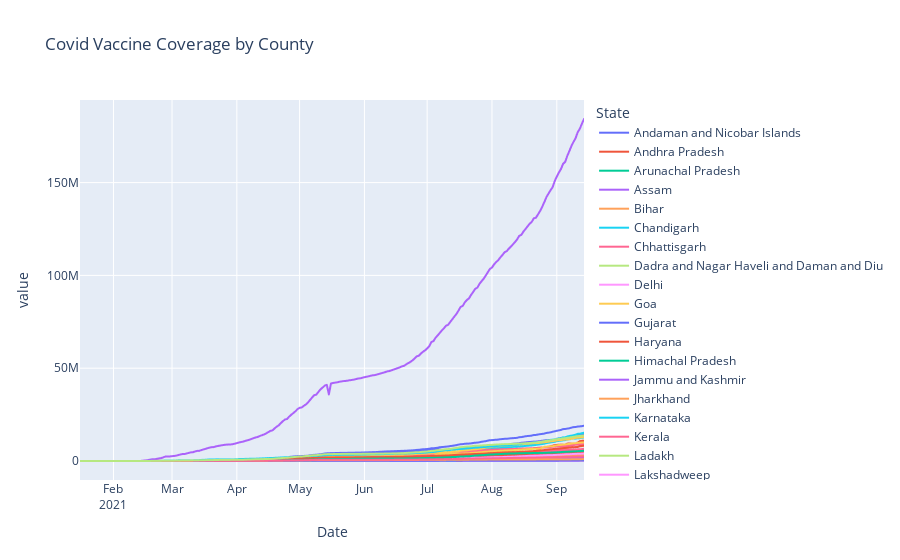

Notebook code for this chart:
### Code cell
fig = px.line(vaccine_state, x='Date', y=vaccine_state.columns,
              hover_data={'Date': "|%B %d, %Y, %a"},
              title='Covid Vaccine Coverage by County')
fig.update_xaxes(
    dtick="M1",
    tickformat="%b\n%Y")
fig.show()

### Figure 1 — Plotly figure (JSON) as saved in the notebook; plotly's stock layout.template omitted (floating-point values rounded to 4 significant figures; data arrays with more than 128 entries replaced by an {"elided": "..."} marker saying what was removed)
{"data": [{"hovertemplate": "State=Andaman and Nicobar Islands<br>Date=%{x|%B %d, %Y, %a}<br>value=%{y}<extra></extra>", "legendgroup": "Andaman and Nicobar Islands", "line": {"color": "#636efa", "dash": "solid"}, "marker": {"symbol": "circle"}, "mode": "lines", "name": "Andaman and Nicobar Islands", "showlegend": true, "type": "scattergl", "x": {"elided": "240 str values"}, "xaxis": "x", "y": {"elided": "240 int values"}, "yaxis": "y"}, {"hovertemplate": "State=Andhra Pradesh<br>Date=%{x|%B %d, %Y, %a}<br>value=%{y}<extra></extra>", "legendgroup": "Andhra Pradesh", "line": {"color": "#EF553B", "dash": "solid"}, "marker": {"symbol": "circle"}, "mode": "lines", "name": "Andhra Pradesh", "showlegend": true, "type": "scattergl", "x": {"elided": "240 str values"}, "xaxis": "x", "y": {"elided": "240 int values"}, "yaxis": "y"}, {"hovertemplate": "State=Arunachal Pradesh<br>Date=%{x|%B %d, %Y, %a}<br>value=%{y}<extra></extra>", "legendgroup": "Arunachal Pradesh", "line": {"color": "#00cc96", "dash": "solid"}, "marker": {"symbol": "circle"}, "mode": "lines", "name": "Arunachal Pradesh", "showlegend": true, "type": "scattergl", "x": {"elided": "240 str values"}, "xaxis": "x", "y": {"elided": "240 int values"}, "yaxis": "y"}, {"hovertemplate": "State=Assam<br>Date=%{x|%B %d, %Y, %a}<br>value=%{y}<extra></extra>", "legendgroup": "Assam", "line": {"color": "#ab63fa", "dash": "solid"}, "marker": {"symbol": "circle"}, "mode": "lines", "name": "Assam", "showlegend": true, "type": "scattergl", "x": {"elided": "240 str values"}, "xaxis": "x", "y": {"elided": "240 int values"}, "yaxis": "y"}, {"hovertemplate": "State=Bihar<br>Date=%{x|%B %d, %Y, %a}<br>value=%{y}<extra></extra>", "legendgroup": "Bihar", "line": {"color": "#FFA15A", "dash": "solid"}, "marker": {"symbol": "circle"}, "mode": "lines", "name": "Bihar", "showlegend": true, "type": "scattergl", "x": {"elided": "240 str values"}, "xaxis": "x", "y": {"elided": "240 int values"}, "yaxis": "y"}, {"hovertemplate": "State=Chandigarh<br>Date=%{x|%B %d, %Y, %a}<br>value=%{y}<extra></extra>", "legendgroup": "Chandigarh", "line": {"color": "#19d3f3", "dash": "solid"}, "marker": {"symbol": "circle"}, "mode": "lines", "name": "Chandigarh", "showlegend": true, "type": "scattergl", "x": {"elided": "240 str values"}, "xaxis": "x", "y": {"elided": "240 int values"}, "yaxis": "y"}, {"hovertemplate": "State=Chhattisgarh<br>Date=%{x|%B %d, %Y, %a}<br>value=%{y}<extra></extra>", "legendgroup": "Chhattisgarh", "line": {"color": "#FF6692", "dash": "solid"}, "marker": {"symbol": "circle"}, "mode": "lines", "name": "Chhattisgarh", "showlegend": true, "type": "scattergl", "x": {"elided": "240 str values"}, "xaxis": "x", "y": {"elided": "240 int values"}, "yaxis": "y"}, {"hovertemplate": "State=Dadra and Nagar Haveli and Daman and Diu<br>Date=%{x|%B %d, %Y, %a}<br>value=%{y}<extra></extra>", "legendgroup": "Dadra and Nagar Haveli and Daman and Diu", "line": {"color": "#B6E880", "dash": "solid"}, "marker": {"symbol": "circle"}, "mode": "lines", "name": "Dadra and Nagar Haveli and Daman and Diu", "showlegend": true, "type": "scattergl", "x": {"elided": "240 str values"}, "xaxis": "x", "y": {"elided": "240 int values"}, "yaxis": "y"}, {"hovertemplate": "State=Delhi<br>Date=%{x|%B %d, %Y, %a}<br>value=%{y}<extra></extra>", "legendgroup": "Delhi", "line": {"color": "#FF97FF", "dash": "solid"}, "marker": {"symbol": "circle"}, "mode": "lines", "name": "Delhi", "showlegend": true, "type": "scattergl", "x": {"elided": "240 str values"}, "xaxis": "x", "y": {"elided": "240 int values"}, "yaxis": "y"}, {"hovertemplate": "State=Goa<br>Date=%{x|%B %d, %Y, %a}<br>value=%{y}<extra></extra>", "legendgroup": "Goa", "line": {"color": "#FECB52", "dash": "solid"}, "marker": {"symbol": "circle"}, "mode": "lines", "name": "Goa", "showlegend": true, "type": "scattergl", "x": {"elided": "240 str values"}, "xaxis": "x", "y": {"elided": "240 int values"}, "yaxis": "y"}, {"hovertemplate": "State=Gujarat<br>Date=%{x|%B %d, %Y, %a}<br>value=%{y}<extra></extra>", "legendgroup": "Gujarat", "line": {"color": "#636efa", "dash": "solid"}, "marker": {"symbol": "circle"}, "mode": "lines", "name": "Gujarat", "showlegend": true, "type": "scattergl", "x": {"elided": "240 str values"}, "xaxis": "x", "y": {"elided": "240 int values"}, "yaxis": "y"}, {"hovertemplate": "State=Haryana<br>Date=%{x|%B %d, %Y, %a}<br>value=%{y}<extra></extra>", "legendgroup": "Haryana", "line": {"color": "#EF553B", "dash": "solid"}, "marker": {"symbol": "circle"}, "mode": "lines", "name": "Haryana", "showlegend": true, "type": "scattergl", "x": {"elided": "240 str values"}, "xaxis": "x", "y": {"elided": "240 int values"}, "yaxis": "y"}, {"hovertemplate": "State=Himachal Pradesh<br>Date=%{x|%B %d, %Y, %a}<br>value=%{y}<extra></extra>", "legendgroup": "Himachal Pradesh", "line": {"color": "#00cc96", "dash": "solid"}, "marker": {"symbol": "circle"}, "mode": "lines", "name": "Himachal Pradesh", "showlegend": true, "type": "scattergl", "x": {"elided": "240 str values"}, "xaxis": "x", "y": {"elided": "240 int values"}, "yaxis": "y"}, {"hovertemplate": "State=Jammu and Kashmir<br>Date=%{x|%B %d, %Y, %a}<br>value=%{y}<extra></extra>", "legendgroup": "Jammu and Kashmir", "line": {"color": "#ab63fa", "dash": "solid"}, "marker": {"symbol": "circle"}, "mode": "lines", "name": "Jammu and Kashmir", "showlegend": true, "type": "scattergl", "x": {"elided": "240 str values"}, "xaxis": "x", "y": {"elided": "240 int values"}, "yaxis": "y"}, {"hovertemplate": "State=Jharkhand<br>Date=%{x|%B %d, %Y, %a}<br>value=%{y}<extra></extra>", "legendgroup": "Jharkhand", "line": {"color": "#FFA15A", "dash": "solid"}, "marker": {"symbol": "circle"}, "mode": "lines", "name": "Jharkhand", "showlegend": true, "type": "scattergl", "x": {"elided": "240 str values"}, "xaxis": "x", "y": {"elided": "240 int values"}, "yaxis": "y"}, {"hovertemplate": "State=Karnataka<br>Date=%{x|%B %d, %Y, %a}<br>value=%{y}<extra></extra>", "legendgroup": "Karnataka", "line": {"color": "#19d3f3", "dash": "solid"}, "marker": {"symbol": "circle"}, "mode": "lines", "name": "Karnataka", "showlegend": true, "type": "scattergl", "x": {"elided": "240 str values"}, "xaxis": "x", "y": {"elided": "240 int values"}, "yaxis": "y"}, {"hovertemplate": "State=Kerala<br>Date=%{x|%B %d, %Y, %a}<br>value=%{y}<extra></extra>", "legendgroup": "Kerala", "line": {"color": "#FF6692", "dash": "solid"}, "marker": {"symbol": "circle"}, "mode": "lines", "name": "Kerala", "showlegend": true, "type": "scattergl", "x": {"elided": "240 str values"}, "xaxis": "x", "y": {"elided": "240 int values"}, "yaxis": "y"}, {"hovertemplate": "State=Ladakh<br>Date=%{x|%B %d, %Y, %a}<br>value=%{y}<extra></extra>", "legendgroup": "Ladakh", "line": {"color": "#B6E880", "dash": "solid"}, "marker": {"symbol": "circle"}, "mode": "lines", "name": "Ladakh", "showlegend": true, "type": "scattergl", "x": {"elided": "240 str values"}, "xaxis": "x", "y": {"elided": "240 int values"}, "yaxis": "y"}, {"hovertemplate": "State=Lakshadweep<br>Date=%{x|%B %d, %Y, %a}<br>value=%{y}<extra></extra>", "legendgroup": "Lakshadweep", "line": {"color": "#FF97FF", "dash": "solid"}, "marker": {"symbol": "circle"}, "mode": "lines", "name": "Lakshadweep", "showlegend": true, "type": "scattergl", "x": {"elided": "240 str values"}, "xaxis": "x", "y": {"elided": "240 int values"}, "yaxis": "y"}, {"hovertemplate": "State=Madhya Pradesh<br>Date=%{x|%B %d, %Y, %a}<br>value=%{y}<extra></extra>", "legendgroup": "Madhya Pradesh", "line": {"color": "#FECB52", "dash": "solid"}, "marker": {"symbol": "circle"}, "mode": "lines", "name": "Madhya Pradesh", "showlegend": true, "type": "scattergl", "x": {"elided": "240 str values"}, "xaxis": "x", "y": {"elided": "240 int values"}, "yaxis": "y"}, {"hovertemplate": "State=Maharashtra<br>Date=%{x|%B %d, %Y, %a}<br>value=%{y}<extra></extra>", "legendgroup": "Maharashtra", "line": {"color": "#636efa", "dash": "solid"}, "marker": {"symbol": "circle"}, "mode": "lines", "name": "Maharashtra", "showlegend": true, "type": "scattergl", "x": {"elided": "240 str values"}, "xaxis": "x", "y": {"elided": "240 int values"}, "yaxis": "y"}, {"hovertemplate": "State=Manipur<br>Date=%{x|%B %d, %Y, %a}<br>value=%{y}<extra></extra>", "legendgroup": "Manipur", "line": {"color": "#EF553B", "dash": "solid"}, "marker": {"symbol": "circle"}, "mode": "lines", "name": "Manipur", "showlegend": true, "type": "scattergl", "x": {"elided": "240 str values"}, "xaxis": "x", "y": {"elided": "240 int values"}, "yaxis": "y"}, {"hovertemplate": "State=Meghalaya<br>Date=%{x|%B %d, %Y, %a}<br>value=%{y}<extra></extra>", "legendgroup": "Meghalaya", "line": {"color": "#00cc96", "dash": "solid"}, "marker": {"symbol": "circle"}, "mode": "lines", "name": "Meghalaya", "showlegend": true, "type": "scattergl", "x": {"elided": "240 str values"}, "xaxis": "x", "y": {"elided": "240 int values"}, "yaxis": "y"}, {"hovertemplate": "State=Miscellaneous<br>Date=%{x|%B %d, %Y, %a}<br>value=%{y}<extra></extra>", "legendgroup": "Miscellaneous", "line": {"color": "#ab63fa", "dash": "solid"}, "marker": {"symbol": "circle"}, "mode": "lines", "name": "Miscellaneous", "showlegend": true, "type": "scattergl", "x": {"elided": "240 str values"}, "xaxis": "x", "y": {"elided": "240 int values"}, "yaxis": "y"}, {"hovertemplate": "State=Mizoram<br>Date=%{x|%B %d, %Y, %a}<br>value=%{y}<extra></extra>", "legendgroup": "Mizoram", "line": {"color": "#FFA15A", "dash": "solid"}, "marker": {"symbol": "circle"}, "mode": "lines", "name": "Mizoram", "showlegend": true, "type": "scattergl", "x": {"elided": "240 str values"}, "xaxis": "x", "y": {"elided": "240 int values"}, "yaxis": "y"}, {"hovertemplate": "State=Nagaland<br>Date=%{x|%B %d, %Y, %a}<br>value=%{y}<extra></extra>", "legendgroup": "Nagaland", "line": {"color": "#19d3f3", "dash": "solid"}, "marker": {"symbol": "circle"}, "mode": "lines", "name": "Nagaland", "showlegend": true, "type": "scattergl", "x": {"elided": "240 str values"}, "xaxis": "x", "y": {"elided": "240 int values"}, "yaxis": "y"}, {"hovertemplate": "State=Odisha<br>Date=%{x|%B %d, %Y, %a}<br>value=%{y}<extra></extra>", "legendgroup": "Odisha", "line": {"color": "#FF6692", "dash": "solid"}, "marker": {"symbol": "circle"}, "mode": "lines", "name": "Odisha", "showlegend": true, "type": "scattergl", "x": {"elided": "240 str values"}, "xaxis": "x", "y": {"elided": "240 int values"}, "yaxis": "y"}, {"hovertemplate": "State=Puducherry<br>Date=%{x|%B %d, %Y, %a}<br>value=%{y}<extra></extra>", "legendgroup": "Puducherry", "line": {"color": "#B6E880", "dash": "solid"}, "marker": {"symbol": "circle"}, "mode": "lines", "name": "Puducherry", "showlegend": true, "type": "scattergl", "x": {"elided": "240 str values"}, "xaxis": "x", "y": {"elided": "240 int values"}, "yaxis": "y"}, {"hovertemplate": "State=Punjab<br>Date=%{x|%B %d, %Y, %a}<br>value=%{y}<extra></extra>", "legendgroup": "Punjab", "line": {"color": "#FF97FF", "dash": "solid"}, "marker": {"symbol": "circle"}, "mode": "lines", "name": "Punjab", "showlegend": true, "type": "scattergl", "x": {"elided": "240 str values"}, "xaxis": "x", "y": {"elided": "240 int values"}, "yaxis": "y"}, {"hovertemplate": "State=Rajasthan<br>Date=%{x|%B %d, %Y, %a}<br>value=%{y}<extra></extra>", "legendgroup": "Rajasthan", "line": {"color": "#FECB52", "dash": "solid"}, "marker": {"symbol": "circle"}, "mode": "lines", "name": "Rajasthan", "showlegend": true, "type": "scattergl", "x": {"elided": "240 str values"}, "xaxis": "x", "y": {"elided": "240 int values"}, "yaxis": "y"}, {"hovertemplate": "State=Sikkim<br>Date=%{x|%B %d, %Y, %a}<br>value=%{y}<extra></extra>", "legendgroup": "Sikkim", "line": {"color": "#636efa", "dash": "solid"}, "marker": {"symbol": "circle"}, "mode": "lines", "name": "Sikkim", "showlegend": true, "type": "scattergl", "x": {"elided": "240 str values"}, "xaxis": "x", "y": {"elided": "240 int values"}, "yaxis": "y"}, {"hovertemplate": "State=Tamil Nadu<br>Date=%{x|%B %d, %Y, %a}<br>value=%{y}<extra></extra>", "legendgroup": "Tamil Nadu", "line": {"color": "#EF553B", "dash": "solid"}, "marker": {"symbol": "circle"}, "mode": "lines", "name": "Tamil Nadu", "showlegend": true, "type": "scattergl", "x": {"elided": "240 str values"}, "xaxis": "x", "y": {"elided": "240 int values"}, "yaxis": "y"}, {"hovertemplate": "State=Telangana<br>Date=%{x|%B %d, %Y, %a}<br>value=%{y}<extra></extra>", "legendgroup": "Telangana", "line": {"color": "#00cc96", "dash": "solid"}, "marker": {"symbol": "circle"}, "mode": "lines", "name": "Telangana", "showlegend": true, "type": "scattergl", "x": {"elided": "240 str values"}, "xaxis": "x", "y": {"elided": "240 int values"}, "yaxis": "y"}, {"hovertemplate": "State=Total<br>Date=%{x|%B %d, %Y, %a}<br>value=%{y}<extra></extra>", "legendgroup": "Total", "line": {"color": "#ab63fa", "dash": "solid"}, "marker": {"symbol": "circle"}, "mode": "lines", "name": "Total", "showlegend": true, "type": "scattergl", "x": {"elided": "240 str values"}, "xaxis": "x", "y": {"elided": "240 int values"}, "yaxis": "y"}, {"hovertemplate": "State=Tripura<br>Date=%{x|%B %d, %Y, %a}<br>value=%{y}<extra></extra>", "legendgroup": "Tripura", "line": {"color": "#FFA15A", "dash": "solid"}, "marker": {"symbol": "circle"}, "mode": "lines", "name": "Tripura", "showlegend": true, "type": "scattergl", "x": {"elided": "240 str values"}, "xaxis": "x", "y": {"elided": "240 int values"}, "yaxis": "y"}, {"hovertemplate": "State=Uttar Pradesh<br>Date=%{x|%B %d, %Y, %a}<br>value=%{y}<extra></extra>", "legendgroup": "Uttar Pradesh", "line": {"color": "#19d3f3", "dash": "solid"}, "marker": {"symbol": "circle"}, "mode": "lines", "name": "Uttar Pradesh", "showlegend": true, "type": "scattergl", "x": {"elided": "240 str values"}, "xaxis": "x", "y": {"elided": "240 int values"}, "yaxis": "y"}, {"hovertemplate": "State=Uttarakhand<br>Date=%{x|%B %d, %Y, %a}<br>value=%{y}<extra></extra>", "legendgroup": "Uttarakhand", "line": {"color": "#FF6692", "dash": "solid"}, "marker": {"symbol": "circle"}, "mode": "lines", "name": "Uttarakhand", "showlegend": true, "type": "scattergl", "x": {"elided": "240 str values"}, "xaxis": "x", "y": {"elided": "240 int values"}, "yaxis": "y"}, {"hovertemplate": "State=West Bengal<br>Date=%{x|%B %d, %Y, %a}<br>value=%{y}<extra></extra>", "legendgroup": "West Bengal", "line": {"color": "#B6E880", "dash": "solid"}, "marker": {"symbol": "circle"}, "mode": "lines", "name": "West Bengal", "showlegend": true, "type": "scattergl", "x": {"elided": "240 str values"}, "xaxis": "x", "y": {"elided": "240 int values"}, "yaxis": "y"}], "layout": {"legend": {"title": {"text": "State"}, "tracegroupgap": 0}, "title": {"text": "Covid Vaccine Coverage by County"}, "xaxis": {"anchor": "y", "domain": [0, 1], "dtick": "M1", "tickformat": "%b\n%Y", "title": {"text": "Date"}}, "yaxis": {"anchor": "x", "domain": [0, 1], "title": {"text": "value"}}}}
